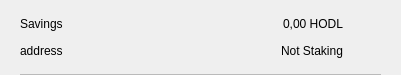
<?xml version="1.0" encoding="UTF-8"?>
<ui version="4.0">
 <class>CSRow</class>
 <widget class="QWidget" name="CSRow">
  <property name="geometry">
   <rect>
    <x>0</x>
    <y>0</y>
    <width>401</width>
    <height>75</height>
   </rect>
  </property>
  <property name="windowTitle">
   <string>Form</string>
  </property>
  <layout class="QVBoxLayout" name="verticalLayout">
   <property name="spacing">
    <number>0</number>
   </property>
   <property name="leftMargin">
    <number>20</number>
   </property>
   <property name="topMargin">
    <number>10</number>
   </property>
   <property name="rightMargin">
    <number>20</number>
   </property>
   <property name="bottomMargin">
    <number>0</number>
   </property>
   <item>
    <widget class="QWidget" name="info" native="true">
     <property name="minimumSize">
      <size>
       <width>0</width>
       <height>0</height>
      </size>
     </property>
     <layout class="QHBoxLayout" name="horizontalLayout_3">
      <property name="leftMargin">
       <number>0</number>
      </property>
      <property name="topMargin">
       <number>0</number>
      </property>
      <property name="rightMargin">
       <number>0</number>
      </property>
      <property name="bottomMargin">
       <number>10</number>
      </property>
      <item>
       <widget class="QWidget" name="container" native="true">
        <property name="minimumSize">
         <size>
          <width>0</width>
          <height>0</height>
         </size>
        </property>
        <layout class="QVBoxLayout" name="verticalLayout_2">
         <property name="spacing">
          <number>0</number>
         </property>
         <property name="leftMargin">
          <number>0</number>
         </property>
         <property name="topMargin">
          <number>0</number>
         </property>
         <property name="rightMargin">
          <number>0</number>
         </property>
         <property name="bottomMargin">
          <number>0</number>
         </property>
         <item>
          <layout class="QHBoxLayout" name="horizontalLayout">
           <item>
            <widget class="QLabel" name="labelName">
             <property name="text">
              <string>Savings</string>
             </property>
            </widget>
           </item>
           <item>
            <spacer name="horizontalSpacer">
             <property name="orientation">
              <enum>Qt::Horizontal</enum>
             </property>
             <property name="sizeHint" stdset="0">
              <size>
               <width>40</width>
               <height>20</height>
              </size>
             </property>
            </spacer>
           </item>
           <item>
            <widget class="QLabel" name="labelAmount">
             <property name="text">
              <string>0,00 HODL</string>
             </property>
            </widget>
           </item>
          </layout>
         </item>
         <item>
          <layout class="QHBoxLayout" name="horizontalLayout_2">
           <item>
            <widget class="QLabel" name="labelAddress">
             <property name="text">
              <string>address</string>
             </property>
            </widget>
           </item>
           <item>
            <spacer name="horizontalSpacer_2">
             <property name="orientation">
              <enum>Qt::Horizontal</enum>
             </property>
             <property name="sizeHint" stdset="0">
              <size>
               <width>40</width>
               <height>20</height>
              </size>
             </property>
            </spacer>
           </item>
           <item>
            <widget class="QLabel" name="labelStaking">
             <property name="text">
              <string>Not Staking</string>
             </property>
            </widget>
           </item>
          </layout>
         </item>
        </layout>
       </widget>
      </item>
      <item alignment="Qt::AlignHCenter|Qt::AlignVCenter">
       <widget class="QPushButton" name="pushButtonMenu">
        <property name="minimumSize">
         <size>
          <width>24</width>
          <height>24</height>
         </size>
        </property>
        <property name="maximumSize">
         <size>
          <width>32</width>
          <height>32</height>
         </size>
        </property>
        <property name="focusPolicy">
         <enum>Qt::NoFocus</enum>
        </property>
        <property name="styleSheet">
         <string notr="true">border:none; background-color:transparent;</string>
        </property>
        <property name="text">
         <string/>
        </property>
        <property name="icon">
         <iconset>
          <normaloff>://ic-menu-hover</normaloff>://ic-menu-hover</iconset>
        </property>
        <property name="iconSize">
         <size>
          <width>24</width>
          <height>24</height>
         </size>
        </property>
       </widget>
      </item>
     </layout>
    </widget>
   </item>
   <item>
    <widget class="QLabel" name="lblDivisory">
     <property name="minimumSize">
      <size>
       <width>0</width>
       <height>1</height>
      </size>
     </property>
     <property name="maximumSize">
      <size>
       <width>16777215</width>
       <height>1</height>
      </size>
     </property>
     <property name="styleSheet">
      <string notr="true">background-color:#bababa;</string>
     </property>
     <property name="text">
      <string/>
     </property>
     <property name="alignment">
      <set>Qt::AlignBottom|Qt::AlignLeading|Qt::AlignLeft</set>
     </property>
    </widget>
   </item>
  </layout>
 </widget>
 <resources/>
 <connections/>
</ui>
